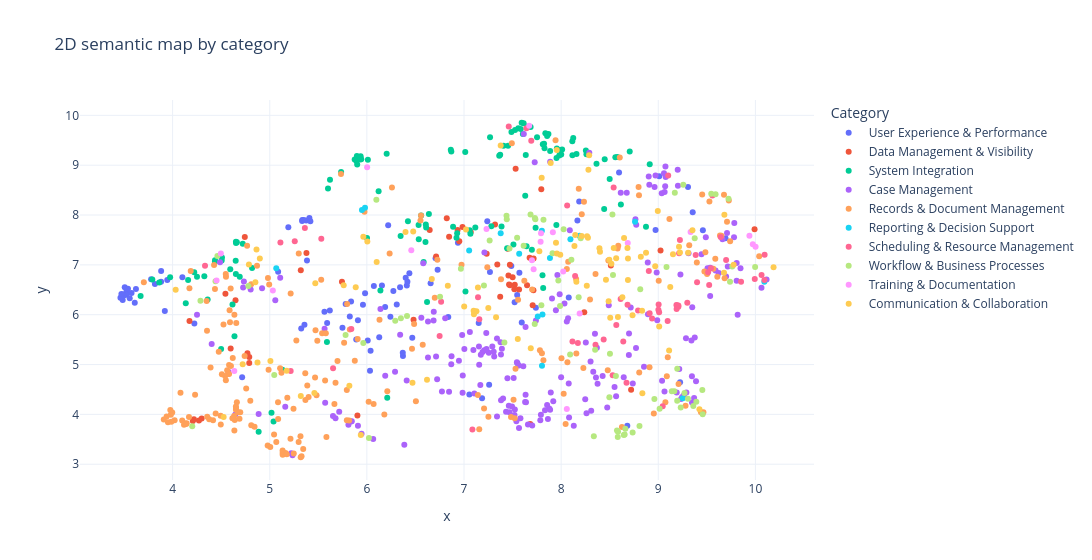

Notebook code cell kept with this figure:
### Code cell
coords_2d = umap.UMAP(
    n_neighbors=15, n_components=2, min_dist=0.1, metric="cosine", random_state=42
).fit_transform(challenge_embeddings)
plot_df = pd.DataFrame({
    "x": coords_2d[:, 0], "y": coords_2d[:, 1],
    "Category": df["Category"].values,
    "Cluster_Label": df["Cluster_Label"].values,
    "Challenge": df[CHALLENGE_TEXT_COL].values,
    "Focus Group": df["focus_group"].values,
})
fig_map = px.scatter(
    plot_df, x="x", y="y", color="Category",
    hover_data=["Focus Group", "Cluster_Label", "Challenge"],
    title="2D semantic map by category",
)
fig_map.update_layout(height=560, width=1100, template="plotly_white")
fig_map.show()

### Figure 1 — Plotly figure (JSON) as saved in the notebook; plotly's stock layout.template omitted (floating-point values rounded to 4 significant figures; data arrays with more than 128 entries replaced by an {"elided": "..."} marker saying what was removed)
{"data": [{"customdata": {"elided": "93x3 str values"}, "hovertemplate": "Category=User Experience & Performance<br>x=%{x}<br>y=%{y}<br>Focus Group=%{customdata[0]}<br>Cluster_Label=%{customdata[1]}<br>Challenge=%{customdata[2]}<extra></extra>", "legendgroup": "User Experience & Performance", "marker": {"color": "#636efa", "symbol": "circle"}, "mode": "markers", "name": "User Experience & Performance", "orientation": "v", "showlegend": true, "type": "scatter", "x": [6.273, 7.57, 6.438, 6.4, 3.485, 7.151, 3.524, 9.225, 6.009, 3.54, 3.881, 3.818, 3.92, 3.486, 5.891, 7.267, 7.547, 7.74, 6.371, 3.525, 5.781, 6.242, 7.055, 3.463, 6.838, 7.521, 6.37, 5.908, 3.498, 6.127, 6.188, 8.186, 7.186, 5.591, 5.335, 6.411, 9.011, 6.728, 8.168, 7.595, 5.333, 8.681, 8.972, 3.473, 9.306, 5.376, 5.824, 5.618, 6.342, 6.219, 7.259, 6.032, 4.224, 8.079, 3.779, 3.61, 4.101, 3.945, 5.563, 5.191, 5.837, 7.55, 5.324, 5.749, 3.622, 6.938, 6.468, 6.707, 6.308, 7.487, 5.408, 4.716, 3.507, 9.355, 9.693, 5.981, 6.038, 9.459, 5.96, 3.558, 5.086, 8.596, 5.357, 3.577, 3.882, 5.418, 6.656, 5.383, 5.349, 6.072, 6.155, 7.24, 6.417], "xaxis": "x", "y": [6.478, 6.844, 6.833, 6.742, 6.404, 5.832, 6.459, 4.644, 5.483, 6.522, 6.662, 6.619, 6.077, 6.295, 5.501, 6.858, 6.393, 6.138, 5.17, 6.401, 6.216, 5.961, 4.398, 6.339, 5.952, 6.248, 5.234, 5.888, 6.386, 5.547, 6.157, 8.274, 4.323, 5.835, 7.899, 6.587, 8.78, 6.903, 7.891, 5.845, 7.878, 3.774, 7.699, 6.418, 8.562, 7.888, 5.962, 6.084, 6.551, 7.797, 4.597, 4.876, 5.824, 6.346, 6.711, 6.242, 6.751, 6.695, 6.057, 7.753, 6.267, 5.028, 5.725, 5.736, 6.515, 7.443, 5.54, 7.13, 6.207, 6.977, 7.938, 4.744, 6.549, 8.054, 7.536, 6.431, 5.278, 7.695, 6.199, 6.33, 6.863, 8.855, 5.797, 6.438, 6.875, 7.877, 6.631, 7.088, 7.901, 6.577, 6.586, 7.877, 6.663], "yaxis": "y"}, {"customdata": {"elided": "51x3 str values"}, "hovertemplate": "Category=Data Management & Visibility<br>x=%{x}<br>y=%{y}<br>Focus Group=%{customdata[0]}<br>Cluster_Label=%{customdata[1]}<br>Challenge=%{customdata[2]}<extra></extra>", "legendgroup": "Data Management & Visibility", "marker": {"color": "#EF553B", "symbol": "circle"}, "mode": "markers", "name": "Data Management & Visibility", "orientation": "v", "showlegend": true, "type": "scatter", "x": [7.715, 8.238, 7.373, 4.544, 4.174, 5.744, 7.523, 7.649, 7.343, 7.319, 4.789, 4.271, 7.464, 6.713, 7.473, 7.567, 4.208, 4.219, 7.717, 7.675, 5.903, 4.789, 4.743, 7.682, 9.992, 5.32, 5.378, 6.847, 4.598, 8.512, 9.024, 6.647, 7.233, 7.069, 6.823, 6.481, 8.72, 7.532, 7.796, 4.299, 4.77, 7.501, 7.707, 7.518, 7.458, 7.45, 6.985, 6.934, 7.473, 6.952, 4.648], "xaxis": "x", "y": [6.493, 6.048, 6.36, 6.423, 5.873, 6.664, 6.601, 6.591, 7.006, 7.812, 5.03, 3.878, 6.605, 7.168, 6.591, 6.508, 3.866, 3.904, 7.126, 7.141, 3.978, 5.153, 7.561, 3.808, 7.713, 6.895, 7.24, 7.566, 5.324, 6.985, 7.289, 7.701, 7.225, 7.659, 7.936, 5.898, 4.496, 8.929, 8.518, 3.92, 5.229, 6.753, 6.191, 6.51, 6.787, 7.321, 7.76, 7.698, 7.005, 7.473, 6.289], "yaxis": "y"}, {"customdata": {"elided": "126x3 str values"}, "hovertemplate": "Category=System Integration<br>x=%{x}<br>y=%{y}<br>Focus Group=%{customdata[0]}<br>Cluster_Label=%{customdata[1]}<br>Challenge=%{customdata[2]}<extra></extra>", "legendgroup": "System Integration", "marker": {"color": "#00cc96", "symbol": "circle"}, "mode": "markers", "name": "System Integration", "orientation": "v", "showlegend": true, "type": "scatter", "x": [4.691, 6.584, 7.699, 3.67, 6.603, 6.869, 7.98, 7.838, 3.791, 7.559, 7.648, 7.636, 8.615, 7.387, 4.651, 7.966, 7.015, 6.139, 6.61, 4.435, 6.864, 4.135, 4.361, 6.93, 7.856, 7.282, 5.735, 4.499, 4.251, 5.929, 5.897, 4.722, 8.158, 7.407, 7.951, 4.222, 6.532, 6.21, 5.936, 8.261, 5.942, 4.327, 6.01, 5.589, 5.89, 4.661, 5.9, 4.617, 7.63, 6.347, 7.594, 7.811, 7.686, 7.584, 7.454, 7.614, 4.818, 8.559, 8.874, 6.423, 4.653, 5.91, 4.886, 6.001, 7.808, 4.505, 4.637, 6.619, 5.62, 7.815, 4.436, 4.508, 7.117, 8.443, 6.639, 6.559, 5.018, 7.489, 8.364, 7.013, 5.893, 7.824, 7.887, 8.115, 8.912, 8.001, 8.116, 8.449, 7.956, 7.869, 7.526, 7.953, 7.752, 8.125, 7.606, 3.974, 7.373, 6.607, 7.829, 7.363, 7.268, 8.01, 4.593, 4.652, 5.6, 6.121, 7.644, 7.444, 8.579, 8.706, 7.059, 6.534, 5.875, 6.923, 6.888, 3.862, 4.649, 5.13, 4.159, 6.204, 7.066, 8.255, 8.5, 7.737, 5.039, 7.509], "xaxis": "x", "y": [6.76, 7.056, 7.301, 6.378, 7.457, 9.273, 9.192, 9.643, 6.707, 9.74, 9.771, 9.203, 8.209, 7.772, 6.819, 9.312, 6.466, 6.487, 7.748, 7.064, 9.31, 6.231, 6.306, 7.632, 9.586, 7.773, 8.863, 5.312, 6.761, 9.112, 9.182, 7.423, 9.226, 9.392, 7.802, 6.853, 7.8, 4.332, 9.178, 9.217, 9.121, 6.771, 9.111, 5.454, 9.112, 7.454, 9.011, 6.206, 8.385, 7.58, 9.852, 9.419, 9.767, 9.727, 9.39, 9.843, 6.937, 9.159, 7.767, 7.876, 7.44, 9.144, 3.65, 7.539, 6.791, 7.087, 5.569, 6.253, 8.708, 6.534, 7.091, 7.149, 7.751, 8.119, 8.021, 7.992, 4.035, 9.666, 9.03, 9.264, 9.086, 9.432, 9.283, 9.483, 9.019, 9.217, 9.198, 9.119, 9.336, 9.625, 9.707, 9.144, 9.559, 9.547, 9.626, 6.751, 9.207, 7.811, 9.341, 9.189, 9.56, 9.317, 6.913, 7.465, 8.531, 8.479, 7.374, 7.335, 9.163, 9.273, 7.694, 7.515, 9.113, 7.545, 7.766, 6.645, 7.085, 4.894, 6.699, 9.228, 7.627, 9.295, 8.721, 7.744, 3.858, 7.41], "yaxis": "y"}, {"customdata": {"elided": "199x3 str values"}, "hovertemplate": "Category=Case Management<br>x=%{x}<br>y=%{y}<br>Focus Group=%{customdata[0]}<br>Cluster_Label=%{customdata[1]}<br>Challenge=%{customdata[2]}<extra></extra>", "legendgroup": "Case Management", "marker": {"color": "#ab63fa", "symbol": "circle"}, "mode": "markers", "name": "Case Management", "orientation": "v", "showlegend": true, "type": "scatter", "x": {"elided": "199 float values"}, "xaxis": "x", "y": {"elided": "199 float values"}, "yaxis": "y"}, {"customdata": {"elided": "207x3 str values"}, "hovertemplate": "Category=Records & Document Management<br>x=%{x}<br>y=%{y}<br>Focus Group=%{customdata[0]}<br>Cluster_Label=%{customdata[1]}<br>Challenge=%{customdata[2]}<extra></extra>", "legendgroup": "Records & Document Management", "marker": {"color": "#FFA15A", "symbol": "circle"}, "mode": "markers", "name": "Records & Document Management", "orientation": "v", "showlegend": true, "type": "scatter", "x": {"elided": "207 float values"}, "xaxis": "x", "y": {"elided": "207 float values"}, "yaxis": "y"}, {"customdata": [["BAA ALJs", null, "Decision bank"], ["BAA Supervisors", null, "Unreliable reports"], ["Permits", null, "Reads less like a report and more like a hunt for information"], ["NBD Data Team", null, "Tracking for users also cause of continuity for data reporting"], ["NBD Data Team", "Noise / unclustered", "Units! Subparcels"], ["Admin Aide", null, "S: Doesn't use Excel on day to day"], ["Admin Aide", null, "Inspectors update SeeClick Fix – not admin aides"], ["BAA ALJs", null, "Appreciate how staff put it in, but lots of room for error"], ["BAA ALJs", null, "Decision bank – e..g defaults – someone doesn't appear for"], ["CPC", "Noise / unclustered", "For what CPC uses it for – difficult to pin down exactly what's outstanding"], ["CPO-Coordinators", "Noise / unclustered", "IPS doesn't tell you when things expire unless you run it report"], ["Housing Inspectors", "Noise / unclustered", "Would be helpful in specific unit number"], ["Housing Inspectors", null, "Others don't typically use Excel independently"], ["Permits", null, "Suggested improvement Technology Likes Makes it clear what the final plans were"], ["Permits", null, "Report capabilities would be important for future system"], ["IT", null, "Contest BAA tickets Report if trash already cleaned up"]], "hovertemplate": "Category=Reporting & Decision Support<br>x=%{x}<br>y=%{y}<br>Focus Group=%{customdata[0]}<br>Cluster_Label=%{customdata[1]}<br>Challenge=%{customdata[2]}<extra></extra>", "legendgroup": "Reporting & Decision Support", "marker": {"color": "#19d3f3", "symbol": "circle"}, "mode": "markers", "name": "Reporting & Decision Support", "orientation": "v", "showlegend": true, "type": "scatter", "x": [7.053, 7.759, 7.808, 7.568, 5.981, 8.096, 10.09, 7.885, 7.803, 8.761, 5.067, 5.949, 8.19, 7.802, 7.378, 9.253], "xaxis": "x", "y": [7.288, 5.967, 6.002, 7.223, 8.146, 7.517, 6.663, 7.138, 4.977, 7.863, 6.932, 8.103, 7.584, 7.686, 7.635, 4.322], "yaxis": "y"}, {"customdata": {"elided": "60x3 str values"}, "hovertemplate": "Category=Scheduling & Resource Management<br>x=%{x}<br>y=%{y}<br>Focus Group=%{customdata[0]}<br>Cluster_Label=%{customdata[1]}<br>Challenge=%{customdata[2]}<extra></extra>", "legendgroup": "Scheduling & Resource Management", "marker": {"color": "#FF6692", "symbol": "circle"}, "mode": "markers", "name": "Scheduling & Resource Management", "orientation": "v", "showlegend": true, "type": "scatter", "x": [8.117, 8.64, 8.354, 9.994, 5.652, 5.215, 8.903, 7.461, 9.004, 9.189, 10.09, 9.001, 9.699, 8.911, 9.4, 9.524, 9.207, 8.172, 8.936, 8.792, 9.299, 8.438, 8.531, 10.1, 9.558, 5.257, 9.046, 4.334, 5.84, 5.361, 8.684, 9.097, 6.764, 10.06, 6.749, 7.144, 7.158, 5.11, 9.187, 8.613, 9.207, 7.693, 9.513, 7.643, 9.215, 9.385, 9.543, 8.144, 9.643, 5.531, 9.192, 9.009, 8.062, 8.568, 9.102, 7.086, 9.852, 8.673, 9.223, 8.541], "xaxis": "x", "y": [5.463, 5.461, 5.396, 6.717, 4.923, 4.87, 6.875, 9.779, 6.203, 6.115, 6.694, 6.1, 7.099, 6.03, 6.653, 6.595, 6.162, 5.434, 5.925, 6.082, 6.241, 5.501, 4.785, 7.201, 8.391, 7.473, 4.166, 6.984, 5.714, 7.738, 6.197, 5.873, 6.26, 6.797, 5.575, 6.35, 5.909, 7.45, 6.194, 6.314, 6.186, 9.488, 6.853, 9.74, 7.233, 7.2, 6.931, 6.776, 7.561, 7.526, 6.185, 6.05, 8.191, 5.793, 8.791, 3.699, 6.66, 4.634, 7.498, 8.55], "yaxis": "y"}, {"customdata": {"elided": "76x3 str values"}, "hovertemplate": "Category=Workflow & Business Processes<br>x=%{x}<br>y=%{y}<br>Focus Group=%{customdata[0]}<br>Cluster_Label=%{customdata[1]}<br>Challenge=%{customdata[2]}<extra></extra>", "legendgroup": "Workflow & Business Processes", "marker": {"color": "#B6E880", "symbol": "circle"}, "mode": "markers", "name": "Workflow & Business Processes", "orientation": "v", "showlegend": true, "type": "scatter", "x": [8.586, 4.287, 7.205, 8.583, 8.564, 6.968, 8.807, 6.413, 9.014, 7.797, 9.59, 6.292, 6.753, 9.196, 7.989, 6.098, 9.085, 9.195, 7.735, 7.911, 9.306, 9.739, 9.258, 4.461, 8.575, 9.231, 8.645, 6.021, 8.654, 8.35, 8.96, 7.728, 9.27, 8.503, 8.661, 8.528, 9.165, 5.963, 8.337, 7.971, 9.546, 9.762, 9.375, 9.392, 5.046, 8.201, 4.78, 8.092, 8.497, 9.361, 7.438, 6.35, 8.181, 9.457, 7.416, 7.44, 9.998, 7.729, 8.026, 7.818, 7.614, 7.685, 9.139, 5.781, 8.106, 7.468, 8.815, 4.202, 7.547, 7.264, 9.17, 9.723, 8.534, 9.454, 8.736, 4.442], "xaxis": "x", "y": [3.653, 6.278, 6.586, 3.545, 4.773, 6.923, 3.765, 5.974, 4.114, 6.19, 8.417, 5.88, 6.358, 4.915, 6.174, 8.306, 6.957, 4.273, 7.917, 7.232, 4.315, 6.662, 8.609, 7.179, 3.676, 4.137, 3.585, 3.525, 3.594, 5.296, 4.309, 5.814, 4.429, 5.216, 3.713, 8.012, 4.465, 5.434, 3.559, 6.685, 8.427, 6.965, 7.536, 4.254, 4.79, 7.532, 6.576, 5.201, 4.346, 4.17, 7.985, 5.929, 6.352, 4.001, 5.445, 7.916, 6.957, 7.942, 7.716, 7.904, 7.382, 8.009, 4.464, 5.594, 7.1, 7.329, 6.512, 3.763, 7.543, 7.488, 8.449, 8.326, 6.797, 4.49, 3.639, 6.67], "yaxis": "y"}, {"customdata": [["BAA Supervisors", null, "SOP process"], ["BAA Supervisors", "Noise / unclustered", "Note taking (nothing technical)"], ["Building Inspectors", null, "Elevator certification"], ["Building Inspectors", null, "Water certification"], ["Permit/Commercial/Electrical Inspectors", null, "Better training on processes in pace"], ["Supervisors", null, "Special Knowledge needed to operate system"], ["Admin Aide", null, "That needs to be updated"], ["BAA ALJs", null, "Archaic program Lack of training materials?"], ["Building Inspectors", null, "Technology See the water and elevator certs – have to ask Sonya – no note if it's passed or paid"], ["Fire", null, "Eventually adding Fire alarms (starting to be in there) not required yet"], ["IT", null, "Upgrade and dev system so you can at least access read-only"], ["IT", null, "Common with health firm - 80-90k for support on system – stand up in read only mode – back it up once"], ["IT", null, "Significant part of implementation cost would be prep work we do or rely on 3rd party to support that work"], ["OCHD", null, "No training for IPS"], ["Permit/Commercial/Electrical Inspectors", null, "Lack of training with Camino"], ["Permits", null, "Not much existing documentation for IPS – figure it out, trial and error"], ["Permits", "Noise / unclustered", "Other plan reviewers? Engineering, ROW Mostly Camino [PERSON] Thompson – prefers documentation history in IPS"], ["Supervisors", "Noise / unclustered", "Muj: IPS – waiting on landlords and tenants to get ducks in a row and provide documentation, or if provided, getting it in piecemeal"], ["Supervisors", "Noise / unclustered", "Has to be at the beginning/foundational"], ["Zoning", null, "Questions about what's actually permitted"], ["Housing Inspectors", null, "Not any training materials"]], "hovertemplate": "Category=Training & Documentation<br>x=%{x}<br>y=%{y}<br>Focus Group=%{customdata[0]}<br>Cluster_Label=%{customdata[1]}<br>Challenge=%{customdata[2]}<extra></extra>", "legendgroup": "Training & Documentation", "marker": {"color": "#FF97FF", "symbol": "circle"}, "mode": "markers", "name": "Training & Documentation", "orientation": "v", "showlegend": true, "type": "scatter", "x": [8.191, 8.022, 10.0, 9.974, 7.717, 7.232, 4.635, 7.789, 9.939, 9.333, 6.457, 6.003, 7.915, 4.497, 7.671, 4.453, 8.686, 5.032, 7.7, 8.058, 7.793], "xaxis": "x", "y": [6.026, 6.865, 7.364, 7.414, 6.914, 7.721, 4.873, 7.465, 7.583, 7.658, 7.294, 8.957, 7.654, 7.227, 9.79, 6.687, 7.44, 6.484, 7.092, 4.106, 7.634], "yaxis": "y"}, {"customdata": {"elided": "88x3 str values"}, "hovertemplate": "Category=Communication & Collaboration<br>x=%{x}<br>y=%{y}<br>Focus Group=%{customdata[0]}<br>Cluster_Label=%{customdata[1]}<br>Challenge=%{customdata[2]}<extra></extra>", "legendgroup": "Communication & Collaboration", "marker": {"color": "#FECB52", "symbol": "circle"}, "mode": "markers", "name": "Communication & Collaboration", "orientation": "v", "showlegend": true, "type": "scatter", "x": [6.619, 8.542, 8.833, 7.128, 4.721, 7.776, 7.991, 8.462, 7.956, 8.137, 7.25, 8.517, 7.947, 5.964, 8.267, 9.223, 7.103, 7.33, 7.099, 5.761, 5.007, 9.01, 5.938, 8.276, 4.874, 7.8, 8.157, 8.496, 5.82, 8.836, 8.688, 8.567, 6.47, 8.735, 4.031, 4.852, 6.668, 8.394, 7.554, 8.648, 6.101, 7.02, 4.785, 8.688, 8.489, 5.32, 8.264, 5.174, 7.143, 8.683, 8.505, 6.005, 8.146, 8.995, 5.885, 7.002, 9.307, 8.63, 9.424, 10.19, 9.214, 9.152, 8.288, 9.776, 9.112, 7.892, 8.281, 7.378, 9.352, 8.4, 4.864, 5.469, 8.874, 8.969, 7.955, 9.677, 8.585, 9.681, 8.821, 5.459, 6.834, 8.211, 4.525, 6.477, 6.398, 4.898, 7.687, 9.124], "xaxis": "x", "y": [4.693, 7.338, 6.077, 6.068, 5.006, 7.273, 7.204, 6.701, 7.228, 7.378, 6.135, 7.023, 7.442, 7.565, 7.572, 7.247, 6.008, 5.951, 6.078, 6.59, 5.073, 5.762, 3.589, 7.543, 5.04, 8.749, 6.664, 7.103, 4.573, 4.426, 6.698, 7.134, 4.636, 5.987, 6.5, 6.651, 6.718, 7.334, 5.511, 7.538, 7.058, 7.711, 7.009, 7.128, 6.269, 4.367, 6.581, 4.875, 6.545, 7.337, 5.938, 7.471, 7.599, 8.081, 6.551, 6.162, 7.243, 6.351, 4.101, 6.952, 7.363, 7.215, 9.2, 7.002, 5.282, 9.042, 8.908, 9.394, 7.695, 7.265, 7.306, 6.633, 7.246, 6.971, 9.303, 6.843, 5.955, 8.008, 7.165, 4.431, 6.583, 7.581, 3.948, 7.667, 7.659, 7.127, 5.328, 6.554], "yaxis": "y"}], "layout": {"height": 560, "legend": {"title": {"text": "Category"}, "tracegroupgap": 0}, "title": {"text": "2D semantic map by category"}, "width": 1100, "xaxis": {"anchor": "y", "domain": [0, 1], "title": {"text": "x"}}, "yaxis": {"anchor": "x", "domain": [0, 1], "title": {"text": "y"}}}}
